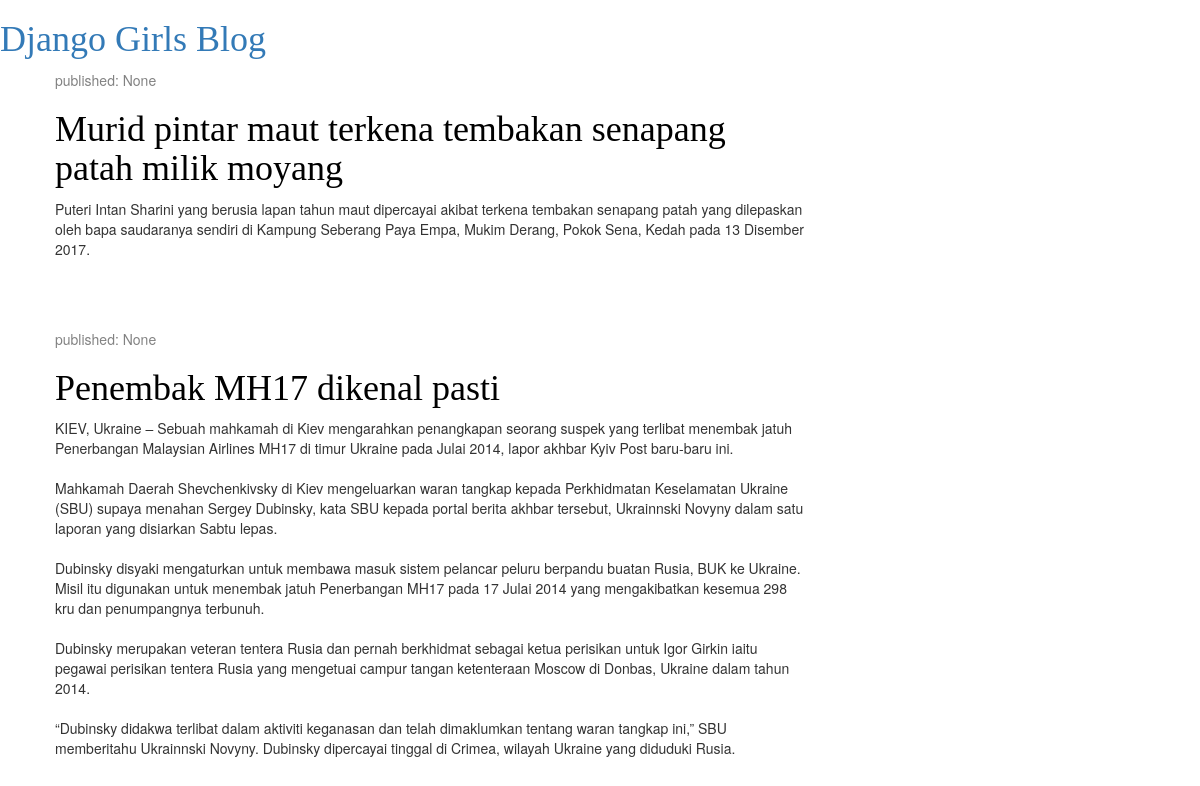
Before: / with the older database file.
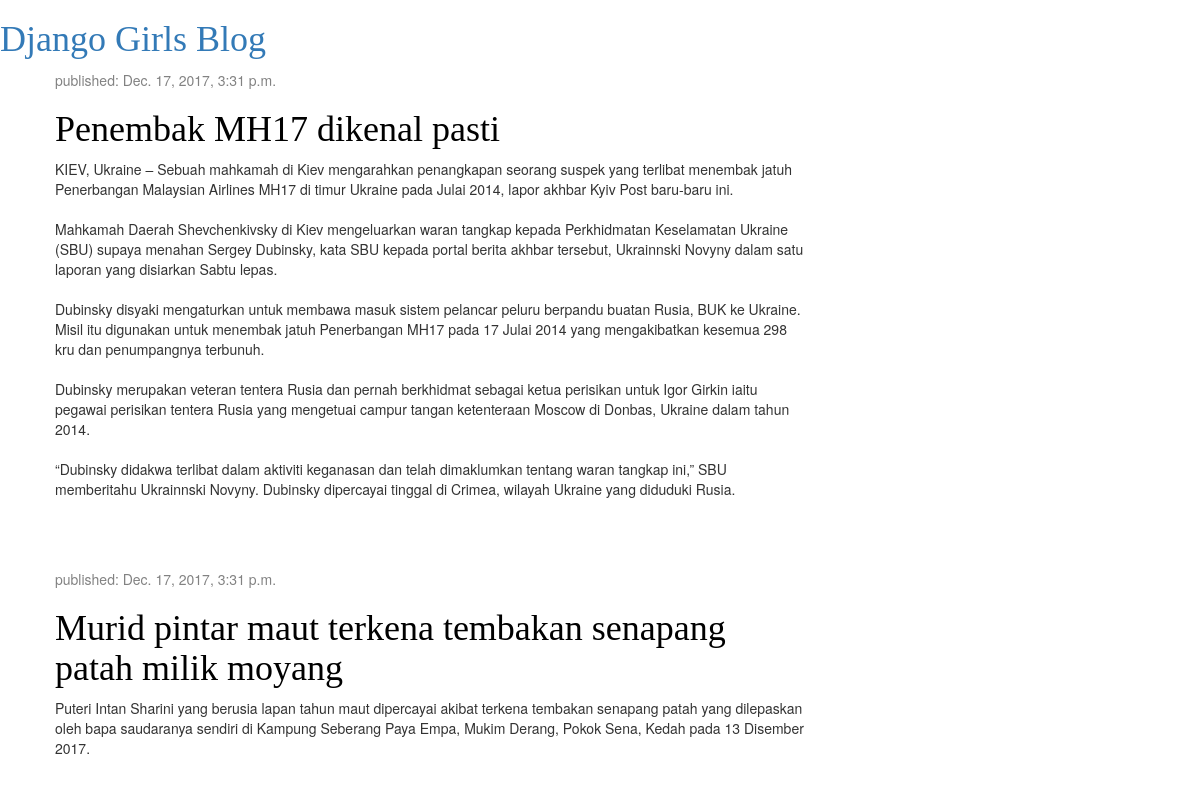
After: the same page with the newer database file.
### blog/models.py (models this page shows, shortened)
class Post(models.Model):
    author = models.ForeignKey('auth.User',on_delete=models.CASCADE)
    title = models.CharField(max_length=200)
    text = models.TextField()
    created_date = models.DateTimeField(default=timezone.now)
    published_date = models.DateTimeField(blank=True, null=True)

### blog/views.py (the view)
# urls.py: url(r'^$', views.post_list, name='post_list'),
def post_list(request):
    posts = Post.objects.all().order_by('published_date')
    return render(request, 'blog/post_list.html', {'posts': posts})

### blog/templates/blog/post_list.html (shortened to what this page needs)
{% load staticfiles %}
<html>
    <head>
        <link rel="stylesheet" href="//maxcdn.bootstrapcdn.com/bootstrap/3.2.0/css/bootstrap.min.css">
        <link rel="stylesheet" href="//maxcdn.bootstrapcdn.com/bootstrap/3.2.0/css/bootstrap-theme.min.css">
        <link rel="stylesheet" href="{% static 'css/blog.css' %}">
    </head>
    <body>
        <div>
            <h1><a href="/">Django Girls Blog</a></h1>
        </div>
        <div class="content container">
            <div class="row">
                <div class="col-md-8">
                    {% for post in posts %}
                        <div class="post">
                            <div class="date">
                                <p>published: {{ post.published_date }}</p>
                            </div>
                            <h1><a href="">{{ post.title }}</a></h1>
                            <p>{{ post.text|linebreaksbr }}</p>
                        </div>
                    {% endfor %}
                </div>
            </div>
        </div>
    </body>
</html>

### blog/static/css/blog.css (style rules this page uses)
.content { margin-left: 40px; }
h1, h2, h3, h4 { font-family: 'Lobster', cursive; }
.date { color: #828282; }
.post { margin-bottom: 70px; }
.post h1 a, .post h1 a:visited { color: #000000; }

Changed rows visible on the page:
changed Post "Penembak MH17 dikenal pasti": published_date "None" → "Dec. 17, 2017, 3:31 p.m."; moves up the list
changed Post "Murid pintar maut terkena tembakan senapang patah milik moyang": published_date "None" → "Dec. 17, 2017, 3:31 p.m."
